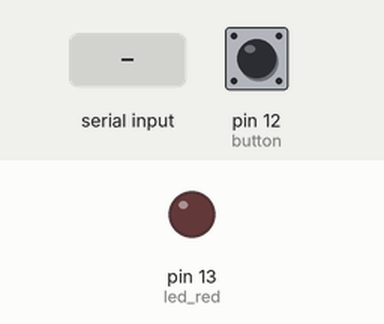
Bench run of a sketch on a simulated Arduino Uno, built with avr-gcc and run on an emulated ATmega328P. Shown: output pins drawn as LEDs (lit = HIGH). The test bench sets the inputs (shaded band); at power-on: pin 12 (button) LOW. What the sketch prints to the serial monitor is not drawn.

Above: at 0.8 s.
0.9 s: pin 12 (button) pulled HIGH for 0.15 s
At 2.1 s:
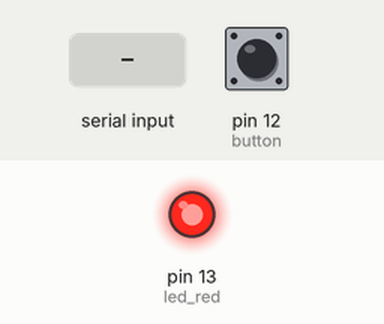
2.5 s: "1" received over Serial
Timing chart, 0 to 5.5 s (numbered marks = the images above; inputs shaded):
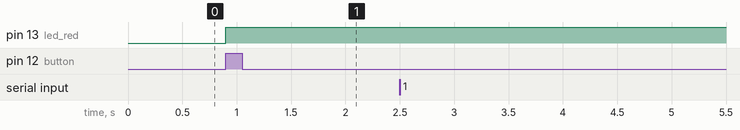

Measured:
- after the input at 0.9 s, pin 13 (led_red): LOW → HIGH at once
- after the input at 2.5 s, every drawn part: stays the same

The sketch:

SC08A_Arduino_with_position_reporting.ino
```cpp
const char tx = 1;  //assign tx with pin 1 (transmit)
const char rx = 0;  //assign rx with pin 0 (receive)
const char led_red = 13;  // assign led_red with pin 13 (there is an on-board red led)
const char button = 12;  //assign button with pin 12

//Setup
void setup()
{
  Serial.begin(9600); //initialize serial communication for UART with baudrate 9.6kbps
  pinMode(button,INPUT); // set button (or pin 12) as input
  pinMode(rx,INPUT);  //set rx (or pin 0) as input
  pinMode(tx, OUTPUT);  //set tx (or pin 1) as output
  pinMode(led_red, OUTPUT);  // set led_red (or pin 12) as output

  on_off_motor(0,1);  //activate all servo motor channels on SC08A

  while(digitalRead(button)); //waiting button to be pressed
  while(!digitalRead(button)); //waiting button to be released
}

//Main loop
void loop()
{
  for(int count = 0; count<8; count++)  //set 1st position, speed for all servo motor channels (servo motors), assignable speed value (1-100)
  {                                     //In position reporting operation, setting speed = 0 will cause the servo motor oscillates due to limitation of software position feedback
    set_ch_pos_spd(count+1, 7300, 50);  //set position = 7000, speed = 50
  }
  digitalWrite(led_red,HIGH);  //led is on (indicaton)
  while(rd_current_pos(1) < 7200);  //wait untill the (position-100) is reached

  for(int count = 0; count<8; count++)  //set 2nd position, speed for all servo motor channels (servo motors), assignable speed value (1-100)
  {                                    //In position reporting operation, setting speed = 0 will cause the servo motor oscillates due to limitation of software position feedback
    set_ch_pos_spd(count+1, 400, 50); //set position = 4000, speed = 50
  }

  digitalWrite(led_red,LOW);  //led is off (indicaton)
  while(rd_current_pos(1) > 500); //wait untill the (position + 100) is reached
}

void on_off_motor(unsigned char channel, unsigned char on)
{
 /*****Activate servo channel command*****
 - 2 bytes involved
 - 1st byte: Mode + Servo motor channel
   eg:
       Ob 1 1 0 x x x x x;
         |Mode |Servo channel
 -the 3 MSB bits (110) is mode to activate servo channels
 -the last xxxxx can be assigned with value 0-16, where
  0 ---> activate all channels
  1 ---> activate channel 1
  2 ---> activate channel 2
  ....
  ....
  16 ---> activate channel 16
 - 2nd byte: On/off
   eg:
       0b 0 0 0 0 0 0 0 x
   x = 1 --> on selected and activated channel/channels
   x = 0 --> off selected or activated channel/channels
 ****************************************/

   unsigned char first_byte = 0;
   first_byte = 0b11000000 | channel; //make up 1st byte
   Serial.write(first_byte); //send 1st byte use UART
   Serial.write(on); //send 2nd byte use UART
}

void set_ch_pos_spd(unsigned char channel, unsigned int position, unsigned char velocity)
{
 /*****Position and Speed Command*****
 - 4 bytes involved
 - 1st byte: Mode + Servo motor channel
   eg:
     0b 1 1 1 x x x x x
        Mode |Servo channel
 - 3 MSBs (111) is mode for position and speed command
 - the last xxxxx can be assigned with value 1-16, where
   1 ---> select channel 1
   2 ---> select channel 2
   ....
   ....
   16 ---> select channel 16
 - 2nd byte: Position (High byte) higher 7-bit
   eg:
     0b 0 x x x x x x x
 - the last xxxxxxx can be assigned with value 0 - 127
 - 3nd byte: Position (Low byte) lower 6-bit
   eg:
     0b 0 0 x x x x x x
 - the last xxxxxx can be assigned with value 0 - 63
   **2nd byte and 3byte is the position value when combined together into 13 bits position
 - 4th byte: Speed (0-100)
   eg:
     0b 0 x x x x x x x
 - the last xxxxxx can be assigned with value 0 - 100
 ************************************/
   unsigned char first_byte = 0;
   unsigned char high_byte = 0;
   unsigned char low_byte = 0;
   first_byte = 0b11100000 | channel; //make up the 1st byte
   high_byte = (position >> 6) & 0b01111111; //obtain the high byte of 13 bits position value
   low_byte = position & 0b00111111; //obtain the low byte of 13 bits position value
   Serial.write(first_byte); //send the 1st byte
   Serial.write(high_byte); //send the 2nd byte
   Serial.write(low_byte); //send the 3rd byte
   Serial.write(velocity); // send the 4th byte
}

unsigned int rd_current_pos(unsigned char channel)
{
 /*****Servo position reporting Command*****
 - 3 bytes involved (send 1 byte, received 2 bytes)
 - 1st byte: Mode + Servo motor channel (Send)
   eg:
     0b 1 0 1 x x x x x
        Mode |Servo channel
 - 3 MSBs (101) is mode for position reporting command
 - the last xxxxx can be assigned with value 1-16, where
   1 ---> select channel 1
   2 ---> select channel 2
   ....
   ....
   16 ---> select channel 16
 - 2nd byte: Position (High byte) higher 7-bit (1st received byte)
   eg:
     0b 0 x x x x x x x
 - Received value vary between 0 - 127
 - 3nd byte: Position (Low byte) lower 6-bit (2nd received byte)
   eg:
     0b 0 0 x x x x x x
 - Received value vary between 0 - 63
 **2nd byte and 3byte is the position value when combined together into 13 bits
 ******************************************/
   unsigned char first_byte = 0;
   unsigned char high_byte = 0;
   unsigned char low_byte = 0;
   unsigned int reading_position = 0;
   unsigned char buffer[2];

   first_byte =  0b10100000 | channel; //make up the 1st byte
   Serial.write(first_byte); //send the 1st byte
   delay(200); //short delay for sending the data

   while(!Serial.available()); //wait untill data received
   for(int count = 0; count<2; count++) //store two bytes received in an array
   {
     buffer[count] = Serial.read();
   }

 //combine received high byte & low byte into 13 bits position value
   high_byte = buffer[0];
   low_byte = buffer[1];
   reading_position = high_byte;
   reading_position = high_byte<<6;
   reading_position = reading_position | low_byte;
   return reading_position; //return position value to the main
}

void initial_position(unsigned char channel, unsigned int position) //optional, if used, the RX pin of Arduino Mainboard should be connected to TX pin of SC08A
{
/*****Servo starting position Command*****\
- 3 bytes involved
- 1st byte: Mode + Servo motor channel
  eg:
    0b 1 0 0 x x x x x
       Mode |Servo channel
- 3 MSBs (111) is mode for position and speed command
- the last xxxxx can be assigned with value 1-16, where
   1 ---> select channel 1
   2 ---> select channel 2
   ....
   ....
   16 ---> select channel 16
- 2nd byte: Position (High byte) higher 7-bit
  eg:
    0b 0 x x x x x x x
- the last xxxxxxx can be assigned with value 0 - 127
- 3nd byte: Position (Low byte) lower 6-bit
  eg:
    0b 0 0 x x x x x x
- the last xxxxxx can be assigned with value 0 - 63
**2nd byte and 3byte is the position value when combined together into 13 bits
*****************************************/
  unsigned char first_byte = 0;
  unsigned char high_byte = 0;
  unsigned char low_byte = 0;
  first_byte = 0b10000000 | channel; //make up the 1st byte
  high_byte = (position >> 6) & 0b01111111; //make up the high byte
  low_byte = position & 0b00111111; //make up the low byte
  Serial.write(first_byte); //send the 1st byte
  Serial.write(high_byte); //send the 2nd byte
  Serial.write(low_byte); //send the 3rd byte
  delay(100); //short delay for sending the data
  while(!Serial.available()); //wait untill data received
  while(Serial.read() != 0x04); //wait untill value 0x40 is received for indication
}
```
